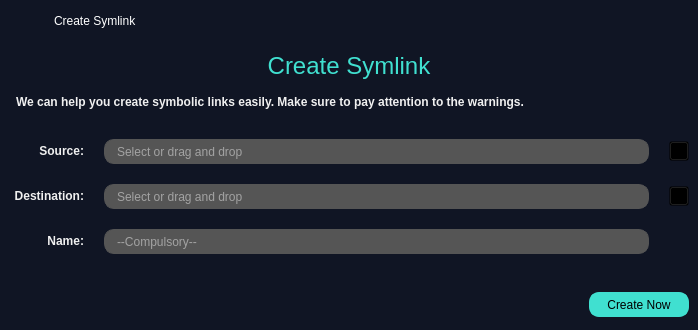
<?xml version="1.0" encoding="UTF-8"?>
<ui version="4.0">
 <class>MainWindow</class>
 <widget class="QMainWindow" name="MainWindow">
  <property name="geometry">
   <rect>
    <x>0</x>
    <y>0</y>
    <width>698</width>
    <height>330</height>
   </rect>
  </property>
  <property name="minimumSize">
   <size>
    <width>698</width>
    <height>300</height>
   </size>
  </property>
  <property name="maximumSize">
   <size>
    <width>16777215</width>
    <height>330</height>
   </size>
  </property>
  <property name="windowTitle">
   <string>SymlinkWindow</string>
  </property>
  <property name="styleSheet">
   <string notr="true">QPushButton{
	background-color:transparent;
}

QLabel{
	color:#F0F0F0;
	font:bold;
}

QLineEdit{
	background-color:#555555;
	border:1px solid #555555;
	border-radius:10px;
	padding-left:10px;
	color:#F0F0F0;
}

QCheckBox{
	color:#F0F0F0;
}

QCheckBox::indicator:checked{
	image:url(&quot;:/yeniÖnek/fifsot_icons/checked_square.png&quot;);
	width:16px;
	height:16px;
}

QCheckBox::indicator:unchecked{
	image:url(&quot;:/yeniÖnek/fifsot_icons/square.png&quot;);
	width:16px;
	height:16px;
}

#symlink_header{
	color:#40E0D0;
	font:24px;
	padding:0px;
}</string>
  </property>
  <widget class="QWidget" name="centralwidget">
   <property name="styleSheet">
    <string notr="true">#centralwidget{
	background-color:#101524;
}</string>
   </property>
   <layout class="QGridLayout" name="gridLayout">
    <property name="leftMargin">
     <number>0</number>
    </property>
    <property name="topMargin">
     <number>0</number>
    </property>
    <property name="rightMargin">
     <number>0</number>
    </property>
    <property name="bottomMargin">
     <number>0</number>
    </property>
    <item row="0" column="0">
     <widget class="QWidget" name="widget_frame" native="true">
      <property name="minimumSize">
       <size>
        <width>0</width>
        <height>42</height>
       </size>
      </property>
      <property name="maximumSize">
       <size>
        <width>16777215</width>
        <height>42</height>
       </size>
      </property>
      <property name="styleSheet">
       <string notr="true">QWidget[objectName=&quot;widget_frame&quot;]{
	background-color:#3B3B3B;
}

QPushButton{
	background-color:none;
	border-radius:0px;
}

QLabel{
	background-color:none;
	color:#FFFFFF;
}

#lbl_titlebar_text{
	font:12px;
}

#btn_close_window{
	icon:url(&quot;:/yeniÖnek/fifsot_icons/close_1_white.png&quot;);
}

#btn_close_window:hover{
	icon:url(&quot;:/yeniÖnek/fifsot_icons/close_1_red.png&quot;);
}

#btn_close_window:pressed{
	icon:url(&quot;:/yeniÖnek/fifsot_icons/close_1_white.png&quot;);
}</string>
      </property>
      <layout class="QHBoxLayout" name="horizontalLayout_7">
       <item>
        <widget class="QLabel" name="lbl_titlebar_icon">
         <property name="minimumSize">
          <size>
           <width>24</width>
           <height>24</height>
          </size>
         </property>
         <property name="maximumSize">
          <size>
           <width>24</width>
           <height>24</height>
          </size>
         </property>
         <property name="text">
          <string/>
         </property>
         <property name="pixmap">
          <pixmap resource="../deneme.qrc">:/yeniÖnek/fifsot_icons/F_Icon_1.png</pixmap>
         </property>
         <property name="scaledContents">
          <bool>true</bool>
         </property>
        </widget>
       </item>
       <item>
        <spacer name="horizontalSpacer_5">
         <property name="orientation">
          <enum>Qt::Horizontal</enum>
         </property>
         <property name="sizeType">
          <enum>QSizePolicy::Fixed</enum>
         </property>
         <property name="sizeHint" stdset="0">
          <size>
           <width>15</width>
           <height>20</height>
          </size>
         </property>
        </spacer>
       </item>
       <item>
        <widget class="QLabel" name="lbl_titlebar_text">
         <property name="minimumSize">
          <size>
           <width>0</width>
           <height>24</height>
          </size>
         </property>
         <property name="maximumSize">
          <size>
           <width>16777215</width>
           <height>24</height>
          </size>
         </property>
         <property name="text">
          <string>Create Symlink</string>
         </property>
        </widget>
       </item>
       <item>
        <spacer name="horizontalSpacer_2">
         <property name="orientation">
          <enum>Qt::Horizontal</enum>
         </property>
         <property name="sizeHint" stdset="0">
          <size>
           <width>330</width>
           <height>20</height>
          </size>
         </property>
        </spacer>
       </item>
       <item>
        <widget class="QPushButton" name="btn_close_window">
         <property name="minimumSize">
          <size>
           <width>24</width>
           <height>24</height>
          </size>
         </property>
         <property name="maximumSize">
          <size>
           <width>24</width>
           <height>24</height>
          </size>
         </property>
         <property name="text">
          <string/>
         </property>
        </widget>
       </item>
      </layout>
     </widget>
    </item>
    <item row="1" column="0">
     <widget class="QLabel" name="symlink_header">
      <property name="minimumSize">
       <size>
        <width>590</width>
        <height>35</height>
       </size>
      </property>
      <property name="maximumSize">
       <size>
        <width>16777215</width>
        <height>35</height>
       </size>
      </property>
      <property name="font">
       <font>
        <pointsize>-1</pointsize>
        <weight>50</weight>
        <italic>false</italic>
        <bold>false</bold>
       </font>
      </property>
      <property name="text">
       <string>Create Symlink</string>
      </property>
      <property name="alignment">
       <set>Qt::AlignCenter</set>
      </property>
     </widget>
    </item>
    <item row="2" column="0">
     <widget class="QLabel" name="symlink_text">
      <property name="minimumSize">
       <size>
        <width>590</width>
        <height>25</height>
       </size>
      </property>
      <property name="maximumSize">
       <size>
        <width>16777215</width>
        <height>25</height>
       </size>
      </property>
      <property name="text">
       <string>We can help you create symbolic links easily. Make sure to pay attention to the warnings.</string>
      </property>
      <property name="indent">
       <number>16</number>
      </property>
     </widget>
    </item>
    <item row="3" column="0">
     <widget class="QWidget" name="widget" native="true">
      <layout class="QGridLayout" name="gridLayout_2">
       <item row="0" column="0">
        <layout class="QVBoxLayout" name="verticalLayout">
         <property name="spacing">
          <number>20</number>
         </property>
         <item>
          <layout class="QHBoxLayout" name="horizontalLayout">
           <item>
            <widget class="QLabel" name="lbl_source">
             <property name="minimumSize">
              <size>
               <width>75</width>
               <height>20</height>
              </size>
             </property>
             <property name="maximumSize">
              <size>
               <width>75</width>
               <height>20</height>
              </size>
             </property>
             <property name="text">
              <string>Source:</string>
             </property>
             <property name="alignment">
              <set>Qt::AlignRight|Qt::AlignTrailing|Qt::AlignVCenter</set>
             </property>
            </widget>
           </item>
           <item>
            <widget class="QLineEdit" name="lineEdit_source">
             <property name="minimumSize">
              <size>
               <width>430</width>
               <height>25</height>
              </size>
             </property>
             <property name="placeholderText">
              <string>Select or drag and drop</string>
             </property>
             <property name="clearButtonEnabled">
              <bool>true</bool>
             </property>
            </widget>
           </item>
           <item>
            <widget class="QPushButton" name="btn_openDialog_source">
             <property name="minimumSize">
              <size>
               <width>20</width>
               <height>20</height>
              </size>
             </property>
             <property name="maximumSize">
              <size>
               <width>20</width>
               <height>20</height>
              </size>
             </property>
             <property name="text">
              <string/>
             </property>
             <property name="icon">
              <iconset resource="../deneme.qrc">
               <normaloff>:/yeniÖnek/fifsot_icons/open_file_dialog.png</normaloff>:/yeniÖnek/fifsot_icons/open_file_dialog.png</iconset>
             </property>
             <property name="iconSize">
              <size>
               <width>20</width>
               <height>20</height>
              </size>
             </property>
            </widget>
           </item>
          </layout>
         </item>
         <item>
          <layout class="QHBoxLayout" name="horizontalLayout_2">
           <item>
            <widget class="QLabel" name="lbl_destination">
             <property name="minimumSize">
              <size>
               <width>75</width>
               <height>20</height>
              </size>
             </property>
             <property name="maximumSize">
              <size>
               <width>75</width>
               <height>20</height>
              </size>
             </property>
             <property name="text">
              <string>Destination:</string>
             </property>
             <property name="alignment">
              <set>Qt::AlignRight|Qt::AlignTrailing|Qt::AlignVCenter</set>
             </property>
            </widget>
           </item>
           <item>
            <widget class="QLineEdit" name="lineEdit_destination">
             <property name="minimumSize">
              <size>
               <width>430</width>
               <height>25</height>
              </size>
             </property>
             <property name="placeholderText">
              <string>Select or drag and drop</string>
             </property>
             <property name="clearButtonEnabled">
              <bool>true</bool>
             </property>
            </widget>
           </item>
           <item>
            <widget class="QPushButton" name="btn_openDialog_destination">
             <property name="minimumSize">
              <size>
               <width>20</width>
               <height>20</height>
              </size>
             </property>
             <property name="maximumSize">
              <size>
               <width>20</width>
               <height>20</height>
              </size>
             </property>
             <property name="text">
              <string/>
             </property>
             <property name="icon">
              <iconset resource="../deneme.qrc">
               <normaloff>:/yeniÖnek/fifsot_icons/open_file_dialog.png</normaloff>:/yeniÖnek/fifsot_icons/open_file_dialog.png</iconset>
             </property>
             <property name="iconSize">
              <size>
               <width>20</width>
               <height>20</height>
              </size>
             </property>
            </widget>
           </item>
          </layout>
         </item>
         <item>
          <layout class="QHBoxLayout" name="horizontalLayout_3">
           <item>
            <widget class="QLabel" name="lbl_name">
             <property name="minimumSize">
              <size>
               <width>75</width>
               <height>20</height>
              </size>
             </property>
             <property name="maximumSize">
              <size>
               <width>75</width>
               <height>20</height>
              </size>
             </property>
             <property name="text">
              <string>Name:</string>
             </property>
             <property name="alignment">
              <set>Qt::AlignRight|Qt::AlignTrailing|Qt::AlignVCenter</set>
             </property>
            </widget>
           </item>
           <item>
            <widget class="QLineEdit" name="lineEdit_name">
             <property name="minimumSize">
              <size>
               <width>430</width>
               <height>25</height>
              </size>
             </property>
             <property name="placeholderText">
              <string>--Compulsory--</string>
             </property>
             <property name="clearButtonEnabled">
              <bool>true</bool>
             </property>
            </widget>
           </item>
           <item>
            <spacer name="horizontalSpacer">
             <property name="orientation">
              <enum>Qt::Horizontal</enum>
             </property>
             <property name="sizeType">
              <enum>QSizePolicy::Fixed</enum>
             </property>
             <property name="sizeHint" stdset="0">
              <size>
               <width>40</width>
               <height>20</height>
              </size>
             </property>
            </spacer>
           </item>
          </layout>
         </item>
        </layout>
       </item>
      </layout>
     </widget>
    </item>
    <item row="4" column="0">
     <widget class="QWidget" name="widget_btn_container" native="true">
      <property name="minimumSize">
       <size>
        <width>430</width>
        <height>50</height>
       </size>
      </property>
      <property name="maximumSize">
       <size>
        <width>16777215</width>
        <height>50</height>
       </size>
      </property>
      <property name="styleSheet">
       <string notr="true">QWidget[objectName=&quot;widget_btn_container&quot;]{
	background-color:#3B3B3B;
}

QPushButton{
	background-color:#40E0D0;
	border:2px solid #40E0D0;
	border-radius:10px;
}

QPushButton:hover{
	border:2px solid #2BA699;
}

QPushButton:pressed{
	color:#555555;
}</string>
      </property>
      <layout class="QHBoxLayout" name="horizontalLayout_6">
       <item>
        <spacer name="horizontalSpacer_3">
         <property name="orientation">
          <enum>Qt::Horizontal</enum>
         </property>
         <property name="sizeHint" stdset="0">
          <size>
           <width>303</width>
           <height>20</height>
          </size>
         </property>
        </spacer>
       </item>
       <item>
        <widget class="QPushButton" name="btn_create">
         <property name="minimumSize">
          <size>
           <width>100</width>
           <height>25</height>
          </size>
         </property>
         <property name="maximumSize">
          <size>
           <width>100</width>
           <height>25</height>
          </size>
         </property>
         <property name="text">
          <string>Create Now</string>
         </property>
        </widget>
       </item>
      </layout>
     </widget>
    </item>
   </layout>
  </widget>
 </widget>
 <resources>
  <include location="../deneme.qrc"/>
  <include location="../../anaconda3/Library/deneme.qrc"/>
 </resources>
 <connections/>
</ui>
